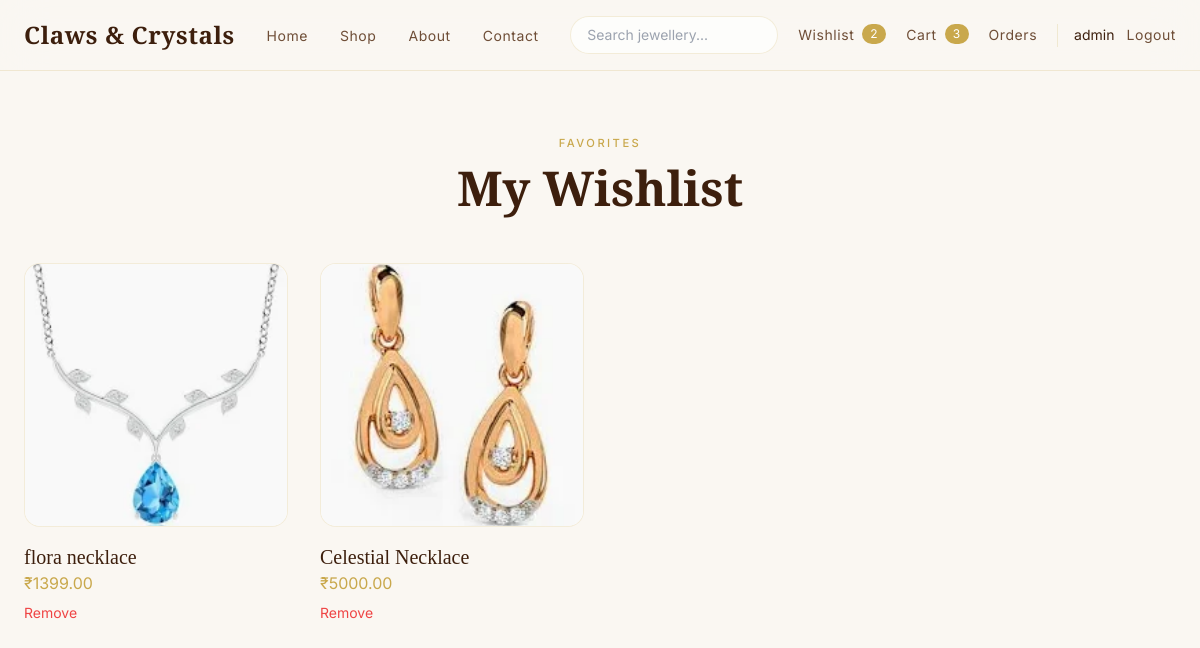
Screenshot of /wishlist/ (signed in) with the database file from the repository.
### wishlist/models.py (models this page shows, shortened)
class Wishlist(models.Model):
    user = models.ForeignKey(
        settings.AUTH_USER_MODEL,
        on_delete=models.CASCADE,
        related_name="wishlist_items"
    )
    product = models.ForeignKey(
        Product,
        on_delete=models.CASCADE
    )
    created_at = models.DateTimeField(
        auto_now_add=True
    )
    class Meta:
        unique_together = (
            "user",
            "product",
        )

### products/models.py (models this page shows, shortened)
class Product(models.Model):
    STATUS_CHOICES = (
        ("draft", "Draft"),
        ("published", "Published"),
        ("out_of_stock", "Out of Stock"),
    )
    category = models.ForeignKey(
        Category,
        on_delete=models.CASCADE,
        related_name="products"
    )
    name = models.CharField(max_length=200)
    slug = models.SlugField(
        unique=True
    )
    sku = models.CharField(
        max_length=50,
        unique=True,
        blank=True,
        null=True
    )
    description = models.TextField()
    price = models.DecimalField(
        max_digits=10,
        decimal_places=2
    )
    discounted_price = models.DecimalField(
        max_digits=10,
        decimal_places=2,
        blank=True,
        null=True
    )
    stock = models.PositiveIntegerField(
        default=0
    )
    material = models.CharField(
        max_length=100,
        blank=True
    )
    weight = models.CharField(
        max_length=50,
        blank=True
    )
    featured = models.BooleanField(
        default=False
    )
    status = models.CharField(
        max_length=20,
        choices=STATUS_CHOICES,
        default="draft"
    )
    created_at = models.DateTimeField(
        auto_now_add=True
    )
    updated_at = models.DateTimeField(
        auto_now=True
    )
    tags = models.ManyToManyField(Tag, blank=True)
    seo_title = models.CharField(
    max_length=255,
    blank=True
    )
    seo_description = models.TextField(
        blank=True
    )
    @property
    def primary_image(self):
        primary = self.images.filter(
            is_primary=True
        ).first()
        return primary or self.images.first()

class ProductImage(models.Model):
    product = models.ForeignKey(
        Product,
        on_delete=models.CASCADE,
        related_name="images"
    )
    image = models.ImageField(
        upload_to="products/"
    )
    alt_text = models.CharField(
        max_length=255,
        blank=True
    )
    is_primary = models.BooleanField(
        default=False
    )

### wishlist/views.py (the view)
@login_required
def wishlist_view(request):
    items = Wishlist.objects.filter(
        user=request.user
    ).select_related(
        "product"
    )
    return render(
        request,
        "wishlist/wishlist.html",
        {
            "items": items
        }
    )

### cart/context_processors.py (called while the page is built)
def navbar_counts(request):
    cart_count = 0
    wishlist_count = 0
    if request.user.is_authenticated:
        cart_count = (
            CartItem.objects.filter(
                user=request.user
            ).aggregate(
                total=Sum("quantity")
            )["total"]
            or 0
        )
        wishlist_count = Wishlist.objects.filter(
            user=request.user
        ).count()
    return {
        "cart_count": cart_count,
        "wishlist_count": wishlist_count,
    }

### templates/wishlist/wishlist.html (shortened to what this page needs)
{% extends "base.html" %}
{% block content %}
<section class="py-16 px-6 min-h-screen">
    <div class="max-w-7xl mx-auto">
        <div class="section-header mb-12">
            <span class="section-eyebrow">
                Favorites
            </span>
            <h1 class="section-title">
                My Wishlist
            </h1>
        </div>
        {% if items %}
        <div class="grid md:grid-cols-3 lg:grid-cols-4 gap-8">
            {% for item in items %}
            <div class="product-card">
                <a href="{% url 'product_detail' item.product.slug %}">
                    {% if item.product.primary_image %}
                    <div class="glass-card overflow-hidden">
                        <img
                            src="{{ item.product.primary_image.image.url }}"
                            alt="{{ item.product.name }}"
                            class="aspect-square object-cover w-full"
                        >
                    </div>
                    {% endif %}
                    <h3 class="mt-4 font-serif text-xl text-brown">
                        {{ item.product.name }}
                    </h3>
                    <p class="text-gold">
                        ₹{{ item.product.price }}
                    </p>
                </a>
                <a
                    href="{% url 'toggle_wishlist' item.product.id %}"
                    class="text-sm text-red-500 mt-2 inline-block"
                >
                    Remove
                </a>
            </div>
            {% endfor %}
        </div>
        {% endif %}
    </div>
</section>
{% endblock %}

### templates/partials/navbar.html (shortened to what this page needs)
<nav class="sticky top-0 z-50 border-b border-gold/20"
    style="background: rgba(250,247,242,0.85); backdrop-filter: blur(20px);">
    <div class="max-w-7xl mx-auto px-6 py-4">
        <div class="flex items-center justify-between">
            <a href="/"
                class="font-serif text-2xl font-semibold tracking-wide text-brown hover:text-gold transition-colors">
                Claws &amp; Crystals
            </a>
            <ul class="hidden lg:flex items-center gap-8">
                <li>
                    <a href="/" class="nav-link">
                        Home
                    </a>
                </li>
                <li>
                    <a href="{% url 'product_list' %}" class="nav-link">
                        Shop
                    </a>
                </li>
                <li>
                    <a href="/about/" class="nav-link">
                        About
                    </a>
                </li>
                <li>
                    <a href="/contact/" class="nav-link">
                        Contact
                    </a>
                </li>
            </ul>
            <div class="hidden lg:flex items-center gap-5">
                <form method="GET" action="{% url 'product_list' %}">
                    <input type="text" name="q" placeholder="Search jewellery..." value="{{ request.GET.q }}"
                        class="w-52 px-4 py-2 rounded-full border border-gold/20 bg-white/70 text-sm focus:outline-none focus:border-gold">
                </form>
                <a href="{% url 'wishlist' %}" class="nav-link flex items-center gap-2">
                    Wishlist
                    {% if wishlist_count %}
                    <span class="bg-gold text-white text-xs px-2 py-0.5 rounded-full">
                        {{ wishlist_count }}
                    </span>
                    {% endif %}
                </a>
                <a href="{% url 'cart' %}" class="nav-link flex items-center gap-2">
                    Cart
                    {% if cart_count %}
                    <span class="bg-gold text-white text-xs px-2 py-0.5 rounded-full">
                        {{ cart_count }}
                    </span>
                    {% endif %}
                </a>
                <a href="{% url 'my_orders' %}" class="nav-link">
                    Orders
                </a>
                {% if request.user.is_authenticated %}
                <div class="flex items-center gap-3 pl-4 border-l border-gold/20">
                    <span class="text-sm text-brown">
                        {{ request.user.username }}
                    </span>
                    <a href="{% url 'logout' %}" class="nav-link">
                        Logout
                    </a>
                </div>
                {% endif %}
            </div>
        </div>
    </div>
</nav>

### static/css/style.css (style rules this page uses)
.nav-link { font-family: 'Inter', sans-serif; font-size: 0.875rem; font-weight: 400; letter-spacing: 0.04em; color: #6F4E37; text-decoration: none; position: relative; padding-bottom: 2px; transition: color 0.25s; }
.nav-link::after { content: ''; position: absolute; bottom: 0; left: 0; width: 0; height: 1px; background: #C9A84C; transition: width 0.3s ease; }
.glass-card { background: rgba(255, 255, 255, 0.55); backdrop-filter: blur(16px); -webkit-backdrop-filter: blur(16px); border: 1px solid rgba(201, 168, 76, 0.18); border-radius: 1rem; transition: box-shadow 0.3s ease, transform 0.3s ease; }
.section-eyebrow { display: block; font-family: 'Inter', sans-serif; font-size: 0.7rem; font-weight: 500; letter-spacing: 0.22em; text-transform: uppercase; color: #C9A84C; margin-bottom: 0.5rem; }
.section-header { text-align: center; }
.section-title { font-family: 'Cormorant Garamond', serif; font-size: clamp(2rem, 4vw, 3rem); font-weight: 600; color: #3D1F0D; line-height: 1.15; }
.product-card { display: block; text-decoration: none; cursor: pointer; }

### rows the page displays
Wishlist: product.primary_image.image (picture), product.name "flora necklace", product.price "1399.00"
Wishlist: product.primary_image.image (picture), product.name "Celestial Necklace", product.price "5000.00"

### other values shown
{{ wishlist_count }} "2"
{{ cart_count }} "3"
{{ request.user.username }} "admin"
